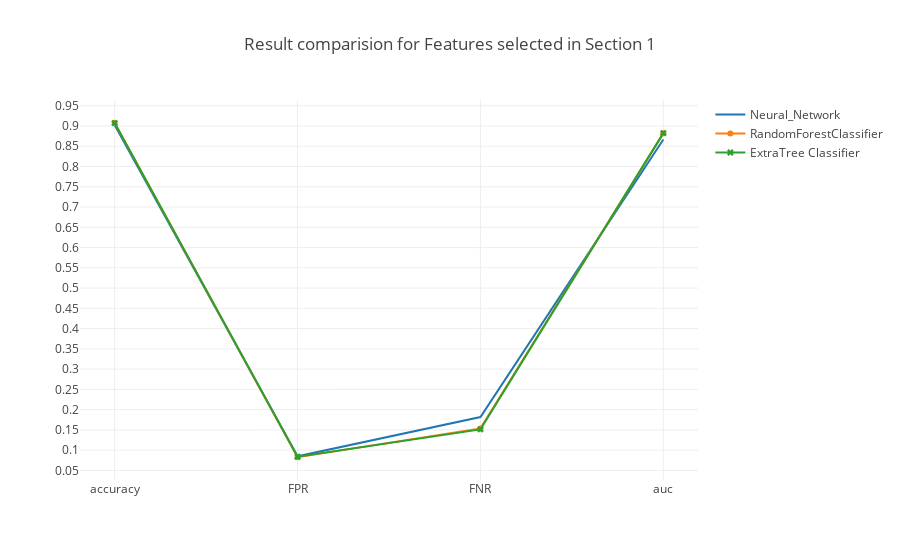

The code cell stored with this chart in its notebook:
### Code cell
trace0 = go.Scatter(x=table_80_70_test.iloc[0].index.values[[0,5,6,7]],
                    y=table_80_70_test.iloc[0].values[[0,5,6,7]],
                    mode = 'lines',
                    name = 'Neural_Network')

trace1 = go.Scatter(x=table_80_70_test.iloc[1].index.values[[0,5,6,7]],
                    y=table_80_70_test.iloc[1].values[[0,5,6,7]],
                    mode = 'lines+markers',
                    name = 'RandomForestClassifier')

trace2 = go.Scatter(x=table_80_70_test.iloc[2].index.values[[0,5,6,7]],
                    y=table_80_70_test.iloc[2].values[[0,5,6,7]],
                    mode = 'lines+markers',marker=dict(symbol='x'),
                    name = 'ExtraTree Classifier')

data = [trace0, trace1, trace2]
layout = go.Layout(yaxis=dict(tick0=0,dtick=0.05),title='Result comparision for Features selected in Section 1')
fig = go.Figure(data=data, layout=layout)

iplot(fig, filename='Result')

### Figure 1 — Plotly figure (JSON) as saved in the notebook; plotly's stock layout.template omitted (floating-point values rounded to 4 significant figures)
{"data": [{"mode": "lines", "name": "Neural_Network", "type": "scatter", "uid": "b05b458f-c333-465c-81cd-b9bbdbae974a", "x": ["accuracy", "FPR", "FNR", "auc"], "y": [0.9022, 0.08497, 0.1817, 0.8666]}, {"mode": "lines+markers", "name": "RandomForestClassifier", "type": "scatter", "uid": "a6936134-2680-4697-bdc3-b5efba798ae8", "x": ["accuracy", "FPR", "FNR", "auc"], "y": [0.908, 0.08258, 0.1538, 0.8818]}, {"marker": {"symbol": "x"}, "mode": "lines+markers", "name": "ExtraTree Classifier", "type": "scatter", "uid": "d3ba3212-c1cd-490b-9bb9-6c25e89092fd", "x": ["accuracy", "FPR", "FNR", "auc"], "y": [0.9072, 0.08384, 0.1513, 0.8824]}], "layout": {"title": "Result comparision for Features selected in Section 1", "yaxis": {"dtick": 0.05, "tick0": 0}}}
